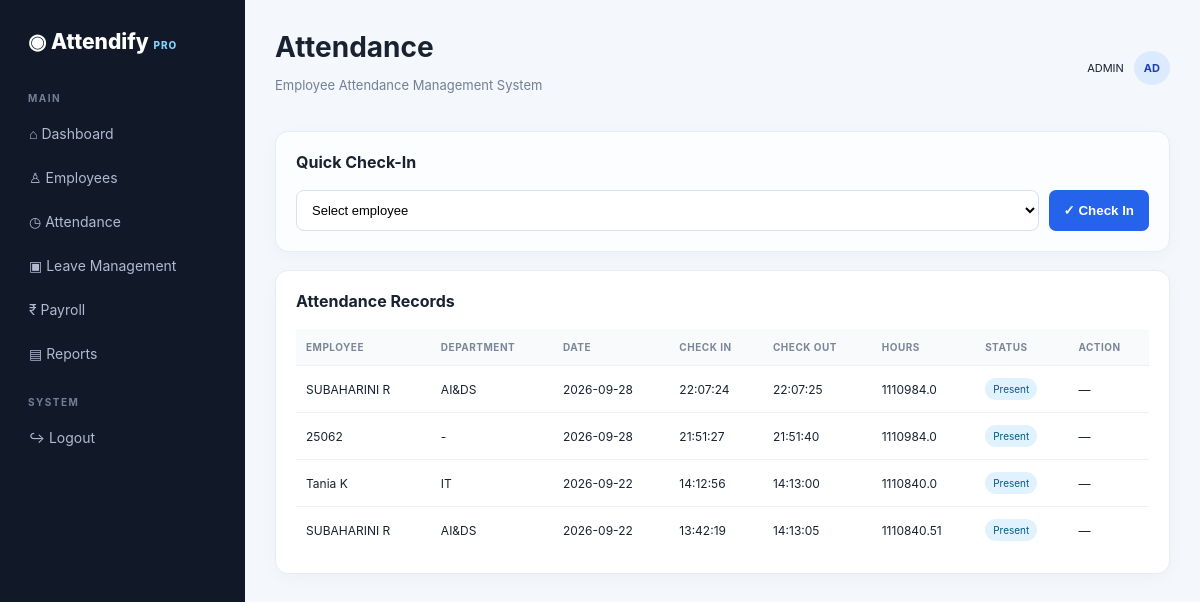
Page /attendance (signed in) on the committed database.
### tables this page shows
CREATE TABLE attendance(
        id INTEGER PRIMARY KEY AUTOINCREMENT,
        emp_id TEXT NOT NULL,
        date TEXT NOT NULL,
        check_in TEXT,
        check_out TEXT,
        hours REAL DEFAULT 0,
        status TEXT DEFAULT 'Present',
        UNIQUE(emp_id,date)
    );

CREATE TABLE employees(
        id INTEGER PRIMARY KEY AUTOINCREMENT,
        emp_id TEXT UNIQUE NOT NULL,
        name TEXT NOT NULL,
        department TEXT NOT NULL,
        designation TEXT NOT NULL,
        email TEXT,
        phone TEXT,
        joining_date TEXT
    );

### app.py (the view)
@app.route("/attendance")
def attendance():
    if not protected(): return redirect(url_for("login"))
    con=db()
    employees=con.execute("SELECT * FROM employees ORDER BY name").fetchall()
    rows=con.execute("""SELECT a.*,e.name,e.department FROM attendance a
                        LEFT JOIN employees e ON e.emp_id=a.emp_id ORDER BY a.date DESC,a.id DESC""").fetchall()
    con.close()
    return render_template("attendance.html", employees=employees, rows=rows)

### app.py (called while the page is built)
def db():
    con = sqlite3.connect(DB)
    con.row_factory = sqlite3.Row
    return con

def protected():
    return "user" in session

### templates/attendance.html
{% extends "base.html" %}{% block heading %}Attendance{% endblock %}{% block content %}
<div class="card form-card"><div class="card-title">Quick Check-In</div><form method="post" action="/attendance/checkin" class="inline-form"><select name="emp_id" required><option value="">Select employee</option>{% for e in employees %}<option value="{{e.emp_id}}">{{e.emp_id}} — {{e.name}}</option>{% endfor %}</select><button class="primary">✓ Check In</button></form></div>
<div class="card"><div class="card-title">Attendance Records</div><table><tr><th>Employee</th><th>Department</th><th>Date</th><th>Check In</th><th>Check Out</th><th>Hours</th><th>Status</th><th>Action</th></tr>{% for r in rows %}<tr><td>{{r.name or r.emp_id}}</td><td>{{r.department or '-'}}</td><td>{{r.date}}</td><td>{{r.check_in}}</td><td>{{r.check_out or '-'}}</td><td>{{r.hours}}</td><td><span class="badge">{{r.status}}</span></td><td>{% if not r.check_out %}<form method="post" action="/attendance/checkout/{{r.id}}"><button class="secondary small">Check Out</button></form>{% else %}—{% endif %}</td></tr>{% else %}<tr><td colspan="8" class="empty">No attendance records yet.</td></tr>{% endfor %}</table></div>
{% endblock %}

### static/css/style.css (style rules this page uses)
* { box-sizing:border-box }
body { margin:0;font-family:Inter,Segoe UI,Arial,sans-serif;background:#f4f7fb;color:#182230 }
.card { background:#fff;border:1px solid #e7edf5;border-radius:13px;padding:20px;box-shadow:0 4px 15px #1e293b08;margin-bottom:18px }
.card-title { font-weight:750;font-size:16px;margin-bottom:18px }
table { width:100%;border-collapse:collapse;font-size:12px }
th { text-align:left;color:#7b8798;font-size:10px;letter-spacing:.5px;text-transform:uppercase;background:#f8fafc }
th,td { padding:12px 10px;border-bottom:1px solid #edf1f5 }
tr:last-child td { border-bottom:0 }
.form-card { background:#fbfdff }
.inline-form { display:flex;gap:10px }
.inline-form select { flex:1 }
input,select { width:100%;border:1px solid #d8e0ea;border-radius:8px;padding:11px;background:#fff;font-size:13px;outline:none }
.primary,.secondary,.danger,.success { border:0;border-radius:7px;padding:11px 15px;cursor:pointer;font-weight:650 }
.primary { background:#2563eb;color:white }
.badge { display:inline-block;padding:5px 8px;border-radius:12px;background:#e0f2fe;color:#075985;font-size:10px }

### rows in the picture
attendance: name "SUBAHARINI R", department "AI&DS", date "2026-09-28", check_in "22:07:24", check_out "22:07:25", hours "1110984.0", status "Present"
attendance: emp "25062", department "-", date "2026-09-28", check_in "21:51:27", check_out "21:51:40", hours "1110984.0", status "Present"
attendance: name "Tania K", department "IT", date "2026-09-22", check_in "14:12:56", check_out "14:13:00", hours "1110840.0", status "Present"
attendance: name "SUBAHARINI R", department "AI&DS", date "2026-09-22", check_in "13:42:19", check_out "14:13:05", hours "1110840.51", status "Present"
